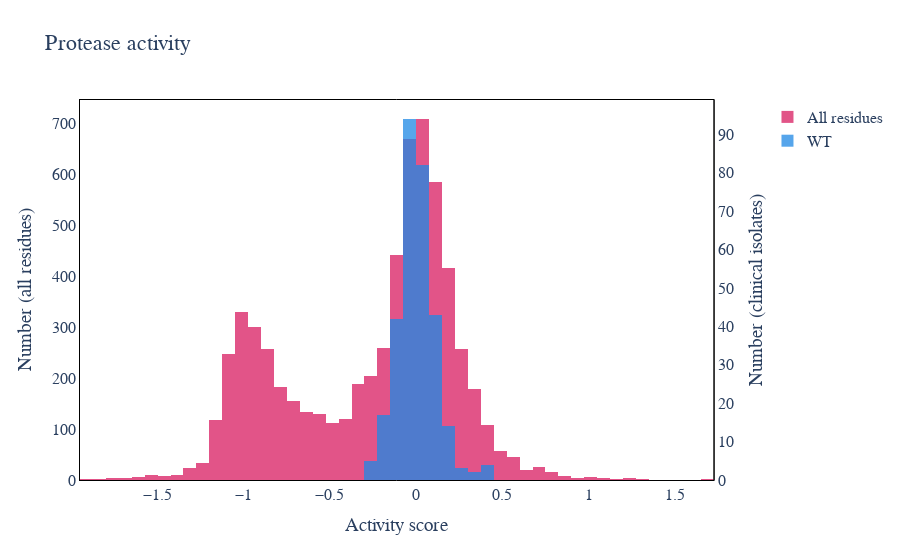

The notebook cell this image was saved under:
### Code cell
# Visualize the distribution of the relative fitnesses
fig = make_subplots(specs=[[{"secondary_y": True}]])

fig.add_trace(go.Histogram(x=flat, 
                           opacity=0.75, marker_color = '#D81B60', name='All residues',
                           xbins=dict( # bins used for histogram
                            size=0.075
                        )),
             secondary_y=False)

fig.add_trace(go.Histogram(x=wt_vals,opacity=0.75, marker_color = '#1E88E5',
                           name='WT',
                          xbins=dict( # bins used for histogram
                            size=0.075
                        )),
              secondary_y=True)

fig.update_yaxes(title_text="Number (all residues)", secondary_y=False)
fig.update_yaxes(title_text="Number (clinical isolates)", secondary_y=True)
fig.update_xaxes(showline=True, linewidth=1, linecolor='black', mirror=True,
                showgrid=False)
fig.update_yaxes(showline=True, linewidth=1, linecolor='black', mirror=True,
                showgrid=False)
fig.update_layout(
    title="Protease activity",
    xaxis_title="Activity score",
    paper_bgcolor='rgba(255,255,255,100)',
    plot_bgcolor='rgba(255,255,255,100)',
    font=dict(family="Arial",
                    size=16)
    
    )
fig.show()
# fig.write_image(fig_folder+"Fig2_activity_all_and_clinical.pdf")

### Figure 1 — Plotly figure (JSON) as saved in the notebook; plotly's stock layout.template omitted (floating-point values rounded to 4 significant figures; data arrays with more than 128 entries replaced by an {"elided": "..."} marker saying what was removed)
{"data": [{"marker": {"color": "#D81B60"}, "name": "All residues", "opacity": 0.75, "type": "histogram", "x": {"elided": "6383 float values"}, "xaxis": "x", "xbins": {"size": 0.075}, "yaxis": "y"}, {"marker": {"color": "#1E88E5"}, "name": "WT", "opacity": 0.75, "type": "histogram", "x": {"elided": "306 float values"}, "xaxis": "x", "xbins": {"size": 0.075}, "yaxis": "y2"}], "layout": {"font": {"family": "Arial", "size": 16}, "paper_bgcolor": "rgba(255,255,255,100)", "plot_bgcolor": "rgba(255,255,255,100)", "title": {"text": "Protease activity"}, "xaxis": {"anchor": "y", "domain": [0, 0.94], "linecolor": "black", "linewidth": 1, "mirror": true, "showgrid": false, "showline": true, "title": {"text": "Activity score"}}, "yaxis": {"anchor": "x", "domain": [0, 1], "linecolor": "black", "linewidth": 1, "mirror": true, "showgrid": false, "showline": true, "title": {"text": "Number (all residues)"}}, "yaxis2": {"anchor": "x", "linecolor": "black", "linewidth": 1, "mirror": true, "overlaying": "y", "showgrid": false, "showline": true, "side": "right", "title": {"text": "Number (clinical isolates)"}}}}
